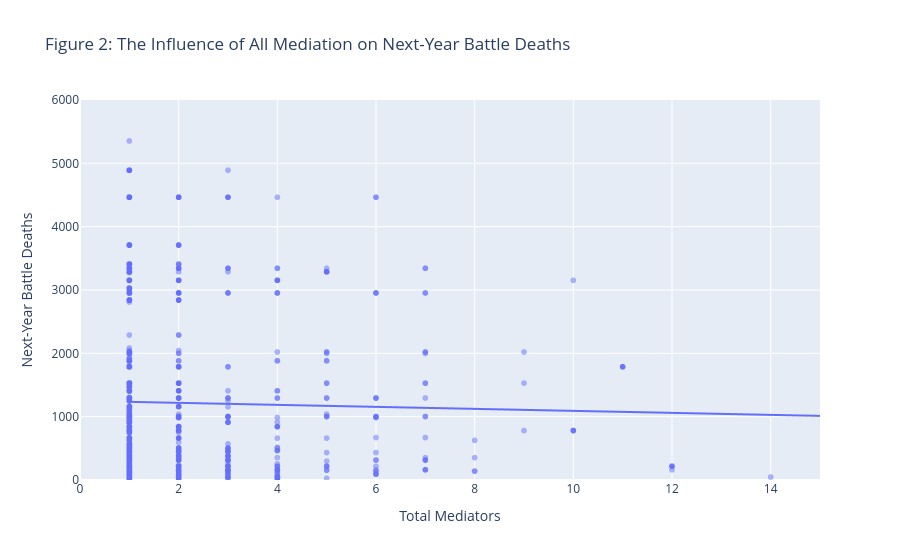

Notebook source saved alongside this figure:
### Markdown cell above
### Figure 2: The Influence of All Mediation on Next-Year Battle Deaths

### Code cell
import plotly.express as px

fig = px.scatter(
    Merged_Data,
    x="Total Mediators",
    y="Deaths in the Next Year",
    opacity=0.5,
    trendline="ols",
    labels={
        "Total Mediators": "Total Mediators",
        "Deaths in the Next Year": "Next-Year Battle Deaths",
    },
    title="Figure 2: The Influence of All Mediation on Next-Year Battle Deaths",
    range_y=[0, 6000],
    range_x=[0, 15],
)
fig.show()

### Figure 1 — Plotly figure (JSON) as saved in the notebook; plotly's stock layout.template omitted (floating-point values rounded to 4 significant figures; data arrays with more than 128 entries replaced by an {"elided": "..."} marker saying what was removed)
{"data": [{"hovertemplate": "Total Mediators=%{x}<br>Next-Year Battle Deaths=%{y}<extra></extra>", "legendgroup": "", "marker": {"color": "#636efa", "opacity": 0.5, "symbol": "circle"}, "mode": "markers", "name": "", "showlegend": false, "type": "scattergl", "x": {"elided": "4088 float values"}, "xaxis": "x", "y": {"elided": "4088 float values"}, "yaxis": "y"}, {"hovertemplate": "<b>OLS trendline</b><br>Deaths in the Next Year = -15.8176 * Total Mediators + 1249.85<br>R<sup>2</sup>=0.000227<br><br>Total Mediators=%{x}<br>Next-Year Battle Deaths=%{y} <b>(trend)</b><extra></extra>", "legendgroup": "", "marker": {"color": "#636efa", "symbol": "circle"}, "mode": "lines", "name": "", "showlegend": false, "type": "scattergl", "x": {"elided": "2799 float values"}, "xaxis": "x", "y": {"elided": "2799 float values"}, "yaxis": "y"}], "layout": {"legend": {"tracegroupgap": 0}, "title": {"text": "Figure 2: The Influence of All Mediation on Next-Year Battle Deaths"}, "xaxis": {"anchor": "y", "domain": [0, 1], "range": [0, 15], "title": {"text": "Total Mediators"}}, "yaxis": {"anchor": "x", "domain": [0, 1], "range": [0, 6000], "title": {"text": "Next-Year Battle Deaths"}}}}
